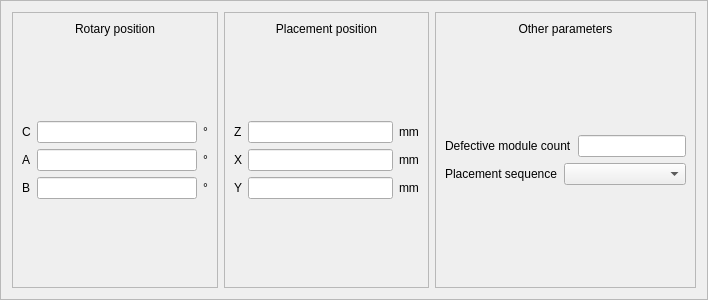
<?xml version="1.0" encoding="UTF-8"?>
<ui version="4.0">
 <class>PlacementDefectiveProductsFrame</class>
 <widget class="QFrame" name="PlacementDefectiveProductsFrame">
  <property name="geometry">
   <rect>
    <x>0</x>
    <y>0</y>
    <width>708</width>
    <height>300</height>
   </rect>
  </property>
  <property name="windowTitle">
   <string>Frame</string>
  </property>
  <property name="frameShape">
   <enum>QFrame::StyledPanel</enum>
  </property>
  <property name="frameShadow">
   <enum>QFrame::Raised</enum>
  </property>
  <layout class="QHBoxLayout" name="horizontalLayout_2">
   <item>
    <widget class="QFrame" name="frame">
     <property name="frameShape">
      <enum>QFrame::StyledPanel</enum>
     </property>
     <property name="frameShadow">
      <enum>QFrame::Raised</enum>
     </property>
     <layout class="QVBoxLayout" name="verticalLayout_3">
      <item>
       <widget class="QLabel" name="label">
        <property name="text">
         <string>Rotary position</string>
        </property>
        <property name="alignment">
         <set>Qt::AlignCenter</set>
        </property>
       </widget>
      </item>
      <item>
       <spacer name="verticalSpacer">
        <property name="orientation">
         <enum>Qt::Vertical</enum>
        </property>
        <property name="sizeHint" stdset="0">
         <size>
          <width>20</width>
          <height>75</height>
         </size>
        </property>
       </spacer>
      </item>
      <item>
       <layout class="QGridLayout" name="gridLayout">
        <item row="0" column="0">
         <widget class="QLabel" name="label_4">
          <property name="text">
           <string>C</string>
          </property>
         </widget>
        </item>
        <item row="0" column="1">
         <widget class="QLineEdit" name="cRotaryPositionLineEdit"/>
        </item>
        <item row="0" column="2">
         <widget class="QLabel" name="label_8">
          <property name="text">
           <string>°</string>
          </property>
         </widget>
        </item>
        <item row="1" column="0">
         <widget class="QLabel" name="label_5">
          <property name="text">
           <string>A</string>
          </property>
         </widget>
        </item>
        <item row="1" column="1">
         <widget class="QLineEdit" name="aRotaryPositionLineEdit"/>
        </item>
        <item row="1" column="2">
         <widget class="QLabel" name="label_9">
          <property name="text">
           <string>°</string>
          </property>
         </widget>
        </item>
        <item row="2" column="0">
         <widget class="QLabel" name="label_6">
          <property name="text">
           <string>B</string>
          </property>
         </widget>
        </item>
        <item row="2" column="1">
         <widget class="QLineEdit" name="bRotaryPositionLineEdit"/>
        </item>
        <item row="2" column="2">
         <widget class="QLabel" name="label_7">
          <property name="text">
           <string>°</string>
          </property>
         </widget>
        </item>
       </layout>
      </item>
      <item>
       <spacer name="verticalSpacer_2">
        <property name="orientation">
         <enum>Qt::Vertical</enum>
        </property>
        <property name="sizeHint" stdset="0">
         <size>
          <width>20</width>
          <height>75</height>
         </size>
        </property>
       </spacer>
      </item>
     </layout>
    </widget>
   </item>
   <item>
    <widget class="QFrame" name="frame_2">
     <property name="frameShape">
      <enum>QFrame::StyledPanel</enum>
     </property>
     <property name="frameShadow">
      <enum>QFrame::Raised</enum>
     </property>
     <layout class="QVBoxLayout" name="verticalLayout_2">
      <item>
       <widget class="QLabel" name="label_2">
        <property name="text">
         <string>Placement position</string>
        </property>
        <property name="alignment">
         <set>Qt::AlignCenter</set>
        </property>
       </widget>
      </item>
      <item>
       <spacer name="verticalSpacer_3">
        <property name="orientation">
         <enum>Qt::Vertical</enum>
        </property>
        <property name="sizeHint" stdset="0">
         <size>
          <width>20</width>
          <height>75</height>
         </size>
        </property>
       </spacer>
      </item>
      <item>
       <layout class="QGridLayout" name="gridLayout_2">
        <item row="0" column="0">
         <widget class="QLabel" name="label_10">
          <property name="text">
           <string>Z</string>
          </property>
         </widget>
        </item>
        <item row="0" column="1">
         <widget class="QLineEdit" name="zPlacementPositionLineEdit"/>
        </item>
        <item row="0" column="2">
         <widget class="QLabel" name="label_11">
          <property name="text">
           <string>mm</string>
          </property>
         </widget>
        </item>
        <item row="1" column="0">
         <widget class="QLabel" name="label_12">
          <property name="text">
           <string>X</string>
          </property>
         </widget>
        </item>
        <item row="1" column="1">
         <widget class="QLineEdit" name="xPlacementPositionLineEdit"/>
        </item>
        <item row="1" column="2">
         <widget class="QLabel" name="label_13">
          <property name="text">
           <string>mm</string>
          </property>
         </widget>
        </item>
        <item row="2" column="0">
         <widget class="QLabel" name="label_14">
          <property name="text">
           <string>Y</string>
          </property>
         </widget>
        </item>
        <item row="2" column="1">
         <widget class="QLineEdit" name="yPlacementPositionLineEdit"/>
        </item>
        <item row="2" column="2">
         <widget class="QLabel" name="label_15">
          <property name="text">
           <string>mm</string>
          </property>
         </widget>
        </item>
       </layout>
      </item>
      <item>
       <spacer name="verticalSpacer_4">
        <property name="orientation">
         <enum>Qt::Vertical</enum>
        </property>
        <property name="sizeHint" stdset="0">
         <size>
          <width>17</width>
          <height>75</height>
         </size>
        </property>
       </spacer>
      </item>
     </layout>
    </widget>
   </item>
   <item>
    <widget class="QFrame" name="frame_3">
     <property name="frameShape">
      <enum>QFrame::StyledPanel</enum>
     </property>
     <property name="frameShadow">
      <enum>QFrame::Raised</enum>
     </property>
     <layout class="QVBoxLayout" name="verticalLayout">
      <item>
       <widget class="QLabel" name="label_3">
        <property name="text">
         <string>Other parameters</string>
        </property>
        <property name="alignment">
         <set>Qt::AlignCenter</set>
        </property>
       </widget>
      </item>
      <item>
       <spacer name="verticalSpacer_5">
        <property name="orientation">
         <enum>Qt::Vertical</enum>
        </property>
        <property name="sizeHint" stdset="0">
         <size>
          <width>17</width>
          <height>101</height>
         </size>
        </property>
       </spacer>
      </item>
      <item>
       <layout class="QGridLayout" name="gridLayout_3">
        <item row="0" column="0" colspan="2">
         <widget class="QLabel" name="label_17">
          <property name="text">
           <string>Defective module count</string>
          </property>
         </widget>
        </item>
        <item row="0" column="2">
         <widget class="QLineEdit" name="defectiveModuleCountLineEdit"/>
        </item>
        <item row="1" column="0">
         <widget class="QLabel" name="label_16">
          <property name="text">
           <string>Placement sequence</string>
          </property>
         </widget>
        </item>
        <item row="1" column="1" colspan="2">
         <widget class="QComboBox" name="placementSequenceComboBox"/>
        </item>
       </layout>
      </item>
      <item>
       <spacer name="verticalSpacer_6">
        <property name="orientation">
         <enum>Qt::Vertical</enum>
        </property>
        <property name="sizeHint" stdset="0">
         <size>
          <width>17</width>
          <height>101</height>
         </size>
        </property>
       </spacer>
      </item>
     </layout>
    </widget>
   </item>
  </layout>
 </widget>
 <resources/>
 <connections/>
</ui>
